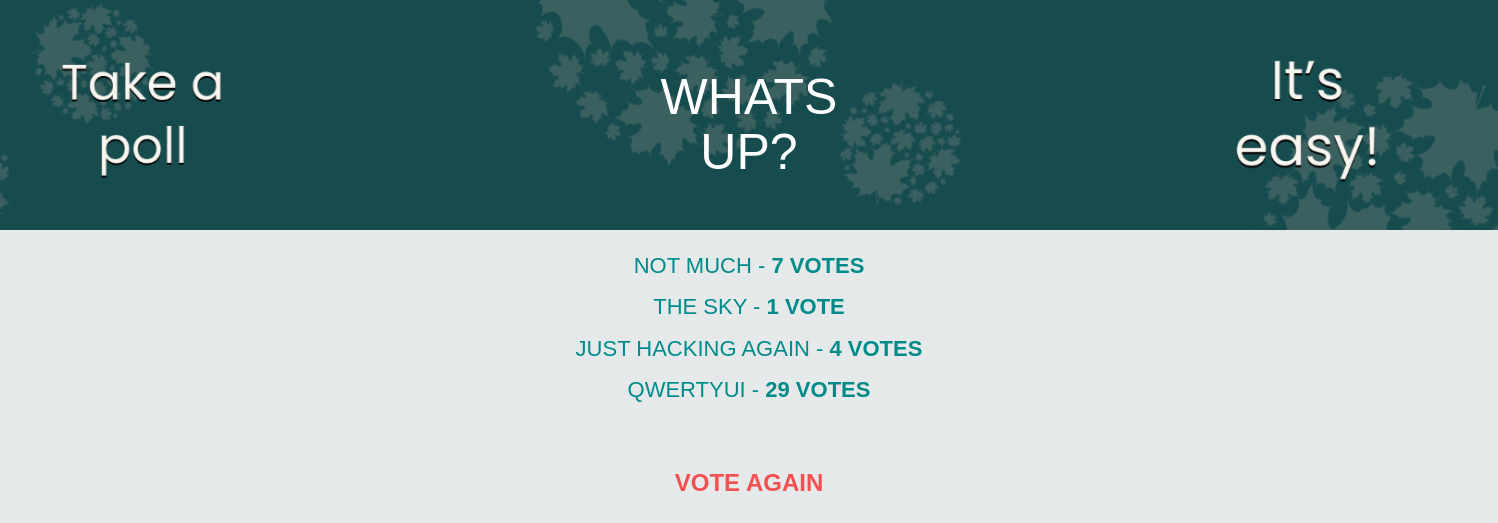
/polls/1/1/results/, run on the app's committed database.
### polls/models.py (models this page shows, shortened)
class Question(models.Model):
    category = models.ForeignKey(Category, on_delete=models.CASCADE)
    question_text = models.CharField(max_length=200)
    pub_date = models.DateTimeField('date published')
    def was_published_recently(self):
        now = timezone.now()
        return now - datetime.timedelta(days=1) <= self.pub_date <= now
    was_published_recently.admin_order_field = 'pub_date'
    was_published_recently.boolean = True
    was_published_recently.short_description = 'Published recently?'

class Choice(models.Model):
    question = models.ForeignKey(Question, on_delete=models.CASCADE)
    choice_text = models.CharField(max_length=200)
    votes = models.IntegerField(default=0)

### polls/views.py (the view)
# urls.py: path('<int:category_id>/<int:question_id>/results/', views.results, name='results'),
def results(request, category_id, question_id):
    question = get_object_or_404(Question, pk=question_id)
    context = {
        'question': question,
        'category_id': category_id,
        }
    return render(request, 'polls/results.html', context)

### polls/templates/polls/results.html (shortened to what this page needs)
{% load static %}
<link rel="stylesheet" href="//maxcdn.bootstrapcdn.com/bootstrap/3.2.0/css/bootstrap.min.css">
<link rel="stylesheet" href="//maxcdn.bootstrapcdn.com/bootstrap/3.2.0/css/bootstrap-theme.min.css">
<link rel="stylesheet" type="text/css" href="{% static 'polls/style.css' %}" />
<div class="content_container">
  <h1>{{ question.question_text }}</h1>
  <div class ="result">
  <ul>
    {% for choice in question.choice_set.all %}
    <li>
      {{ choice.choice_text }} -<b> {{ choice.votes }}
      vote{{choice.votes|pluralize }}</b>
    </li>
    {% endfor %}
  </ul>
  </div>
  <a class="vote_again" href="{% url 'polls:category' %}"
    >Vote again</a>
</div>

### polls/static/polls/style.css (style rules this page uses)
.content_container { position: relative; display: flex; flex-direction: column; align-items: center; justify-content: center; font-family: 'Raleway', sans-serif; }
h1 { text-align: center; text-transform: uppercase; color: rgb(255, 255, 255); font-size: 50px; margin-top: -30px; margin-bottom: 50px; background-color: #3ad695; padding: 100px 800px 50px 800px; background-position: center; background-size: cover; background-image: url("images/final.jpg"); min-height: 70%; }
ul { list-style-type: none; padding-inline-start: 0; margin-top: -40px; text-align: center; }
li { margin: 10px; font-family: 'Raleway', sans-serif; }
a.vote_again { text-decoration: none; text-transform: uppercase; font-family: 'Raleway', sans-serif; font-weight: 600; font-size: 24px; color: rgb(243, 81, 81); }
.result { color: darkcyan; text-transform: uppercase; text-decoration: none; font-weight: 500; font-size: 22px; margin-bottom: 50px; }

### data on the page
Question: question_text "WHATS UP?"
Choice: choice_text "NOT MUCH", votes "7"
Choice: choice_text "THE SKY", votes "1"
Choice: choice_text "JUST HACKING AGAIN", votes "4"
Choice: choice_text "QWERTYUI", votes "29"
